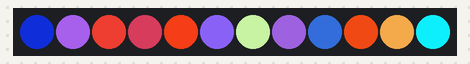
This program was run on a simulated ESP8266 board running MicroPython. Shown: 12 RGB LEDs in strip order, left to right. Random numbers come from a fixed seed.

Above: at 0.45 s.
At 5.25 s:
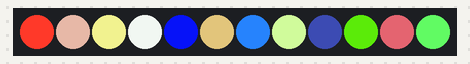
At 10.06 s:
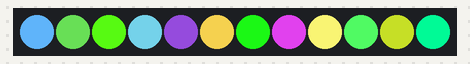
At 19.97 s:
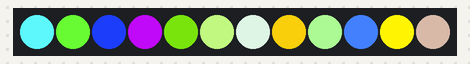
At 30.18 s:
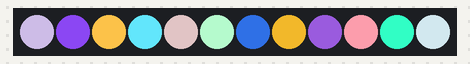
At 39.79 s:
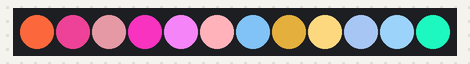

The program:

main_neopixel.py
```python
import machine
import neopixel
from urandom import getrandbits
import time

def rand():
    return int(getrandbits(8))

np = neopixel.NeoPixel(machine.Pin(12), 12)
while True:
    for i in range(12):
        np[i] = (rand(), rand(), rand())
    np.write()
```
